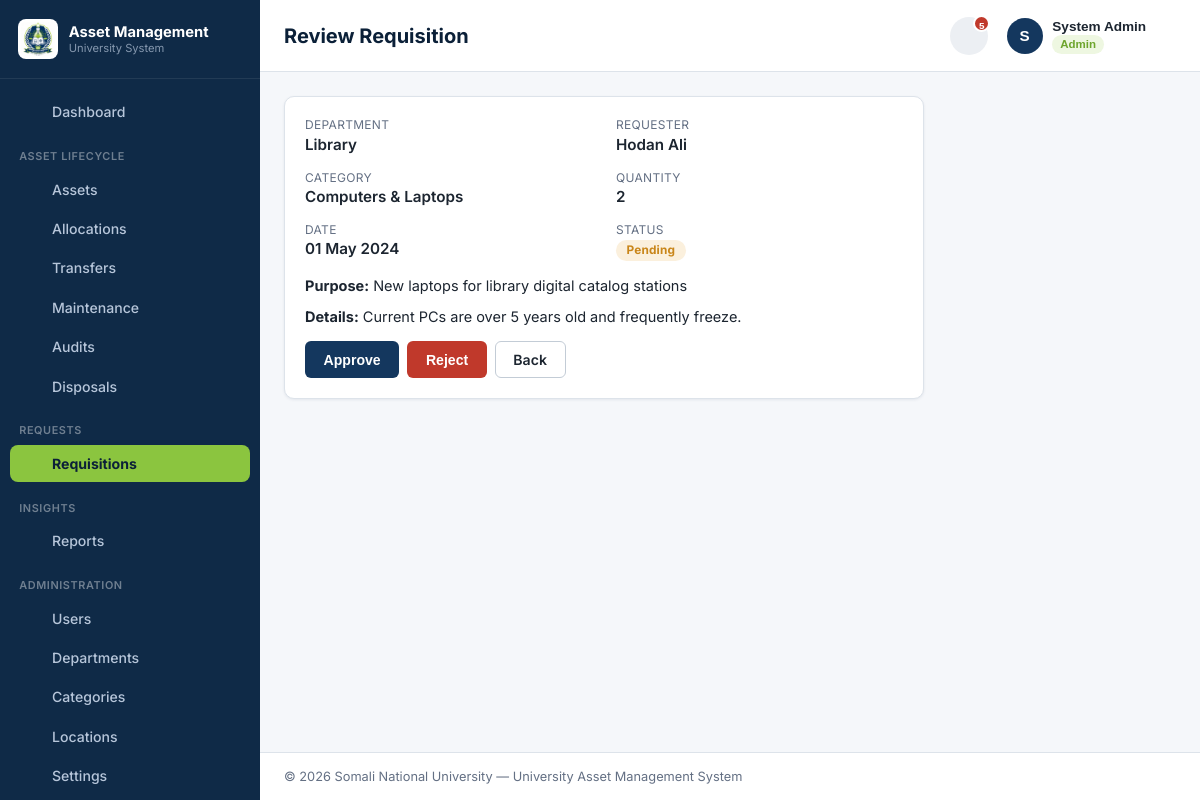
The app's page /modules/requisitions/review.php?id=1 (signed in) with its own data.
### tables this page shows
CREATE TABLE requisitions (
    requisition_id      INT AUTO_INCREMENT PRIMARY KEY,
    department_id        INT NOT NULL,
    requester_id          INT NOT NULL,
    category_id            INT NULL,
    quantity               INT NOT NULL DEFAULT 1,
    requisition_date      DATE NOT NULL,
    purpose                VARCHAR(255) NOT NULL,
    status                  ENUM('pending','approved','rejected','issued') NOT NULL DEFAULT 'pending',
    description             TEXT NULL,
    reviewed_by             INT NULL,
    reviewed_date           DATE NULL,
    created_at              TIMESTAMP NOT NULL DEFAULT CURRENT_TIMESTAMP,
    updated_at              TIMESTAMP NOT NULL DEFAULT CURRENT_TIMESTAMP ON UPDATE CURRENT_TIMESTAMP,
    CONSTRAINT fk_requisitions_department FOREIGN KEY (department_id) REFERENCES departments(department_id)
        ON UPDATE CASCADE ON DELETE CASCADE,
    CONSTRAINT fk_requisitions_requester FOREIGN KEY (requester_id) REFERENCES users(user_id)
        ON UPDATE CASCADE ON DELETE RESTRICT,
    CONSTRAINT fk_requisitions_category FOREIGN KEY (category_id) REFERENCES categories(category_id)
        ON UPDATE CASCADE ON DELETE SET NULL,
    CONSTRAINT fk_requisitions_reviewer FOREIGN KEY (reviewed_by) REFERENCES users(user_id)
        ON UPDATE CASCADE ON DELETE SET NULL
);

CREATE TABLE departments (
    department_id    INT AUTO_INCREMENT PRIMARY KEY,
    department_name  VARCHAR(100) NOT NULL,
    head_id           INT NULL,
    location          VARCHAR(150) NULL,
    created_at        TIMESTAMP NOT NULL DEFAULT CURRENT_TIMESTAMP,
    updated_at        TIMESTAMP NOT NULL DEFAULT CURRENT_TIMESTAMP ON UPDATE CURRENT_TIMESTAMP
);

CREATE TABLE users (
    user_id        INT AUTO_INCREMENT PRIMARY KEY,
    name           VARCHAR(100) NOT NULL,
    email          VARCHAR(150) NOT NULL UNIQUE,
    username       VARCHAR(50) NOT NULL UNIQUE,
    profile_picture VARCHAR(255) NULL,
    password       VARCHAR(255) NOT NULL,
    role_id        INT NOT NULL,
    department_id  INT NULL,
    status         ENUM('active','inactive') NOT NULL DEFAULT 'active',
    created_at     TIMESTAMP NOT NULL DEFAULT CURRENT_TIMESTAMP,
    updated_at     TIMESTAMP NOT NULL DEFAULT CURRENT_TIMESTAMP ON UPDATE CURRENT_TIMESTAMP,
    CONSTRAINT fk_users_role FOREIGN KEY (role_id) REFERENCES roles(role_id)
        ON UPDATE CASCADE ON DELETE RESTRICT,
    CONSTRAINT fk_users_department FOREIGN KEY (department_id) REFERENCES departments(department_id)
        ON UPDATE CASCADE ON DELETE SET NULL
);

CREATE TABLE categories (
    category_id    INT AUTO_INCREMENT PRIMARY KEY,
    category_name  VARCHAR(100) NOT NULL UNIQUE,
    description    TEXT NULL,
    created_at     TIMESTAMP NOT NULL DEFAULT CURRENT_TIMESTAMP,
    updated_at     TIMESTAMP NOT NULL DEFAULT CURRENT_TIMESTAMP ON UPDATE CURRENT_TIMESTAMP
);

### modules/requisitions/review.php (the view, shortened to what this page needs)
<?php
require_once __DIR__ . '/../../includes/bootstrap.php';
$id = (int) ($_GET['id'] ?? $_POST['requisition_id'] ?? 0);
$stmt = $pdo->prepare(
    'SELECT r.*, d.department_name, c.category_name, u.name AS requester_name
     FROM requisitions r
     LEFT JOIN departments d ON d.department_id = r.department_id
     LEFT JOIN categories c ON c.category_id = r.category_id
     LEFT JOIN users u ON u.user_id = r.requester_id
     WHERE r.requisition_id = :id'
);
$stmt->execute(['id' => $id]);
$req = $stmt->fetch();
include __DIR__ . '/../../includes/layout/header.php';
?>
<div class="card" style="max-width:640px;">
    <div class="detail-grid mb-0">
        <div class="detail-item"><div class="detail-label">Department</div><div class="detail-value"><?= e($req['department_name'] ?? '—') ?></div></div>
        <div class="detail-item"><div class="detail-label">Requester</div><div class="detail-value"><?= e($req['requester_name'] ?? '—') ?></div></div>
        <div class="detail-item"><div class="detail-label">Category</div><div class="detail-value"><?= e($req['category_name'] ?? '—') ?></div></div>
        <div class="detail-item"><div class="detail-label">Quantity</div><div class="detail-value"><?= (int) $req['quantity'] ?></div></div>
        <div class="detail-item"><div class="detail-label">Date</div><div class="detail-value"><?= formatDate($req['requisition_date']) ?></div></div>
        <div class="detail-item"><div class="detail-label">Status</div><div class="detail-value"><?= statusBadge($req['status']) ?></div></div>
    </div>
    <p class="mt-2"><strong>Purpose:</strong> <?= e($req['purpose']) ?></p>
    <?php if (!empty($req['description'])): ?><p><strong>Details:</strong> <?= nl2br(e($req['description'])) ?></p><?php endif; ?>
    <form method="post" action="" class="mt-2 d-flex gap-1 flex-wrap">
        <?php if ($req['status'] === 'pending'): ?>
            <button type="submit" name="decision" value="approved" class="btn btn-primary" data-confirm="Approve this requisition?">Approve</button>
            <button type="submit" name="decision" value="rejected" class="btn btn-danger" data-confirm="Reject this requisition?">Reject</button>
        <?php elseif ($req['status'] === 'approved'): ?>
            <button type="submit" name="decision" value="issued" class="btn btn-accent" data-confirm="Mark this requisition as issued?">Mark Issued</button>
        <?php else: ?>
            <p class="text-muted">No further action available for this requisition.</p>
        <?php endif; ?>
        <a href="<?= APP_URL ?>/modules/requisitions/list.php" class="btn btn-outline">Back</a>
    </form>
</div>
<?php include __DIR__ . '/../../includes/layout/footer.php'; ?>

### includes/functions.php (shortened to what this page needs)
<?php
function e($value): string
{
    return htmlspecialchars((string) $value, ENT_QUOTES, 'UTF-8');
}
function formatDate(?string $date): string
{
    $ts = strtotime($date);
    return $ts ? date('d M Y', $ts) : '—';
}
function statusBadge(?string $status): string
{
    $key = strtolower($status);
    $success = ['active', 'found', 'approved', 'completed', 'issued', 'returned', 'success'];
    $warning = ['under_repair', 'pending', 'in_progress', 'repair'];
    $danger  = ['disposed', 'missing', 'rejected', 'damaged', 'inactive', 'failed'];
    if (in_array($key, $success, true)) {
        $class = 'badge-success';
    } elseif (in_array($key, $warning, true)) {
        $class = 'badge-warning';
    } elseif (in_array($key, $danger, true)) {
        $class = 'badge-danger';
    } else {
        $class = 'badge-neutral';
    }
    $label = ucwords(str_replace('_', ' ', $status));
    return '<span class="badge ' . $class . '">' . e($label) . '</span>';
}
function icon(string $name, string $class = ''): string
{
    $path = $paths[$name] ?? '';
    return '<svg class="icon ' . e($class) . '" viewBox="0 0 24 24" fill="none" stroke="currentColor" stroke-width="1.8" stroke-linecap="round" stroke-linejoin="round" aria-hidden="true">' . $path . '</svg>';
}

### static/css/style.css (style rules this page uses)
:root { --color-sidebar-bg: #0f2a47; --color-sidebar-bg-active: #16385e; --color-sidebar-text: #b7c6da; --color-sidebar-text-active: #ffffff; --color-primary: #14375e; --color-primary-dark: #0b2038; --color-primary-light: #e8edf3; --color-accent: #8bc53f; --color-accent-dark: #6ea52d; --color-accent-light: #eef7e1; --color-white: #ffffff; --color-gray-50: #f5f7fa; --color-gray-100: #eceff3; --color-gray-200: #dde3ea; --color-gray-300: #c3ccd6; --color-gray-500: #7c8898; --color-gray-700: #444e5c; --color-text: #1c2530; --color-text-muted: #647084; --color-success: #4c9a2a; --color-success-bg: #eef7e1; --color-warning: #c9861a; --color-warning-bg: #fbf0dd; --color-danger: #c0392b; --color-danger-bg: #fbe9e7; --color-neutral-bg: #eceff3; --radius: 10px; --shadow-sm: 0 1px 3px rgba(15, 42, 71, 0.08); --shadow-md: 0 8px 24px rgba(15, 42, 71, 0.14); --sidebar-width: 260px; }
* { box-sizing: border-box; }
body { margin: 0; font-family: 'Inter', 'Segoe UI', Tahoma, Geneva, Verdana, sans-serif; background: var(--color-gray-50); color: var(--color-text); font-size: 14.5px; }
a { color: var(--color-primary); text-decoration: none; }
.icon { width: 1.15em; height: 1.15em; vertical-align: -0.2em; flex-shrink: 0; }
.caret .icon { width: 0.9em; height: 0.9em; }
.card { background: var(--color-white); border: 1px solid var(--color-gray-200); border-radius: var(--radius); padding: 1.25rem; box-shadow: var(--shadow-sm); }
.btn { display: inline-flex; align-items: center; justify-content: center; gap: 0.4rem; padding: 0.55rem 1.1rem; border-radius: 6px; border: 1px solid transparent; font-size: 0.88rem; font-weight: 600; cursor: pointer; text-decoration: none; }
.btn-primary { background: var(--color-primary); color: #fff; }
.btn-outline { background: transparent; border-color: var(--color-gray-300); color: var(--color-text); }
.btn-danger { background: var(--color-danger); color: #fff; }
.badge { display: inline-block; padding: 0.22rem 0.65rem; border-radius: 20px; font-size: 0.74rem; font-weight: 700; letter-spacing: 0.2px; }
.badge-warning { background: var(--color-warning-bg); color: var(--color-warning); }
.detail-grid { display: grid; grid-template-columns: repeat(auto-fit, minmax(220px, 1fr)); gap: 1rem 1.5rem; }
.detail-item .detail-label { font-size: 0.75rem; text-transform: uppercase; color: var(--color-text-muted); letter-spacing: 0.3px; }
.detail-item .detail-value { font-size: 0.95rem; margin-top: 0.15rem; font-weight: 600; }
.mt-2 { margin-top: 1rem; }
.mb-0 { margin-bottom: 0; }
.d-flex { display: flex; }
.gap-1 { gap: 0.5rem; }
.flex-wrap { flex-wrap: wrap; }

### records on screen
requisitions: department.department_name "Library", requester.name "Hodan Ali", category.category_name "Computers & Laptops", quantity "2", requisition_date "01 May 2024", status "Pending", purpose "New laptops for library digital catalog stations", description "Current PCs are over 5 years old and frequently freeze."

### other values on screen
t('brand.title') "Asset Management"
t('brand.subtitle') "University System"
$label "Dashboard Assets Allocations Transfers Maintenance Audits Disposals Requisitions Reports Users Departments Categories Locations Settings"
t('nav.section.assets') "ASSET LIFECYCLE"
t('nav.section.requests') "REQUESTS"
t('nav.section.insights') "INSIGHTS"
t('nav.section.admin') "ADMINISTRATION"
$pageTitle "Review Requisition"
$bellTotal "5"
mb_strtoupper(mb_substr($user['name'] ?? 'A', 0, 1)) "S"
$user['name'] "System Admin"
$user['role_name'] "Admin"
$uniName "Somali National University"
t('footer.system_name') "University Asset Management System"
